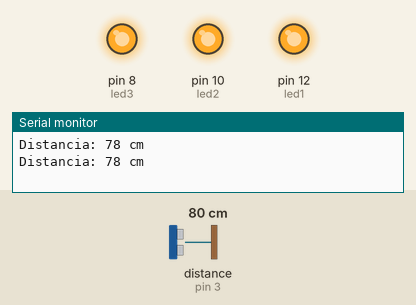
This sketch was run on a simulated Arduino Uno, built with avr-gcc and run on an emulated ATmega328P. Shown: output pins drawn as LEDs (lit = HIGH), the last lines printed to the serial monitor. Wiring (inferred from the names in the program): ultrasonic range finder: trigger pin 2; echo pin 3. Inputs (shaded band) come from the test bench; at power-on: distance to the obstacle (sensor on pin 3) 80 cm. The echo pulse lasts 58.3 µs per cm; pins used as bus, display or sensor lines are not drawn.

Above: at 1.8 s.
1.9 s: distance to the obstacle (sensor on pin 3) set to 44 cm
4.2 s: distance to the obstacle (sensor on pin 3) set to 39 cm
At 6.6 s:
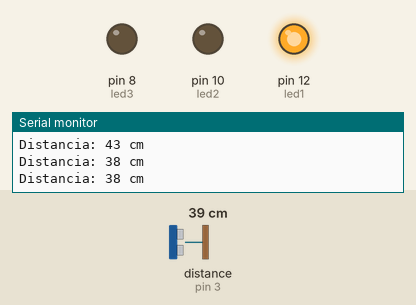
7.5 s: distance to the obstacle (sensor on pin 3) set to 34 cm
10.2 s: distance to the obstacle (sensor on pin 3) set to 27 cm
At 13.0 s:
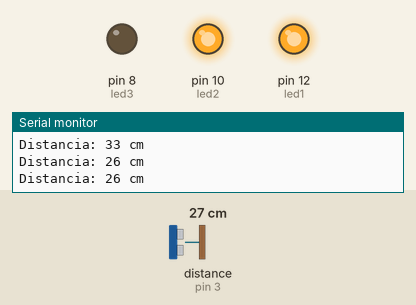
13.5 s: distance to the obstacle (sensor on pin 3) set to 18 cm
16.2 s: distance to the obstacle (sensor on pin 3) set to 15 cm
At 19.2 s:
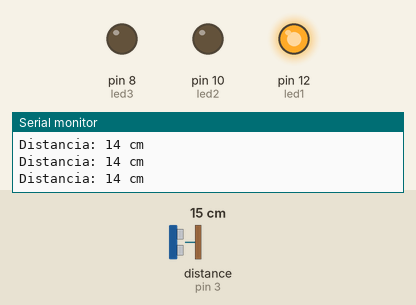
Timing chart, 0 to 20.5 s (numbered marks = the images above; inputs shaded):
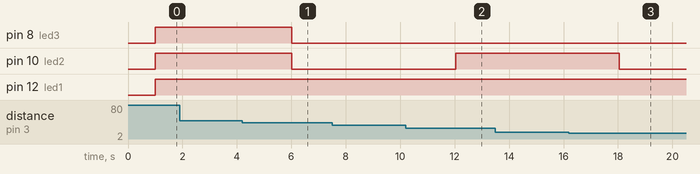

The sketch:

Practica6.ino
```cpp
int trigger=2;
int echo=3;
int led1=12;
int led2=10;
int led3=8;

void setup() {
  Serial.begin(9600);//Nos deice a que velocidad te comunicas con la compitadora
  pinMode(trigger,OUTPUT);//pin de salida
  pinMode(echo,INPUT);//pin de entrada
  digitalWrite(trigger,LOW);//inicializamos el pin con 0
  pinMode(led1,OUTPUT);
  pinMode(led2,OUTPUT);
  pinMode(led3,OUTPUT);


}

void loop() {
  long t;//Tiempo que demora en llegar el echo
  long d;//distancia en centimetros

  digitalWrite(trigger,HIGH);
  delayMicroseconds(10); //pulso de 10 us
  digitalWrite(trigger,LOW);

  t=pulseIn(echo,HIGH);
  d=t/59;

  Serial.print("Distancia: ");
  Serial.print(d);
  Serial.print(" cm");
  Serial.println();
  delay(1000);

  if (d>40)
  {
  digitalWrite(led1,HIGH);
  digitalWrite(led2,HIGH);
  digitalWrite(led3,HIGH);
  }
  else if (d>15 && d<30){
    digitalWrite(led1,HIGH);
    digitalWrite(led2,HIGH);
    digitalWrite(led3,LOW);
  }else {
      digitalWrite(led1,HIGH);
      digitalWrite(led2,LOW);
      digitalWrite(led3,LOW);
  }

}
```

Measured:
- the behaviour switches between 42 and 41 cm on distance to the obstacle (sensor on pin 3) (found by bisection; images 0 and 1)
- the behaviour switches between 31 and 30 cm on distance to the obstacle (sensor on pin 3) (found by bisection; images 1 and 2)
- the behaviour switches between 17 and 16 cm on distance to the obstacle (sensor on pin 3) (found by bisection; images 2 and 3)
- after the input at 4.2 s, pin 8 (led3), pin 10 (led2): HIGH → LOW after 1.8 s
- after the input at 10.2 s, pin 10 (led2): LOW → HIGH after 1.8 s
- after the input at 16.2 s, pin 10 (led2): HIGH → LOW after 1.9 s
